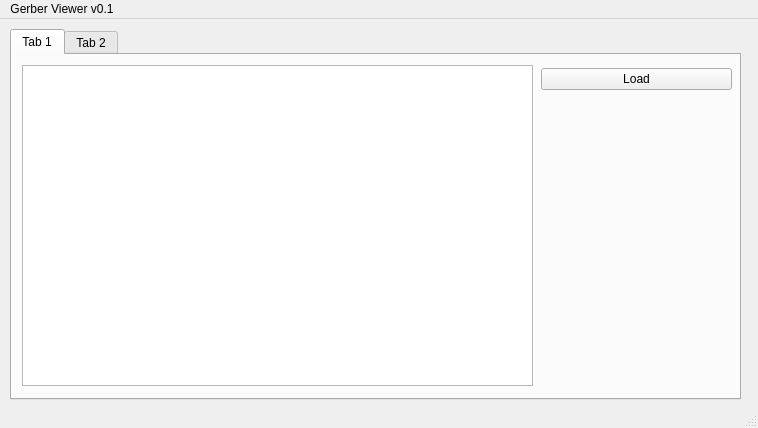
<?xml version="1.0" encoding="UTF-8"?>
<ui version="4.0">
 <class>MainWindow</class>
 <widget class="QMainWindow" name="MainWindow">
  <property name="geometry">
   <rect>
    <x>0</x>
    <y>0</y>
    <width>758</width>
    <height>428</height>
   </rect>
  </property>
  <property name="windowTitle">
   <string>MainWindow</string>
  </property>
  <widget class="QWidget" name="centralwidget">
   <widget class="QTabWidget" name="tabsWidget">
    <property name="geometry">
     <rect>
      <x>10</x>
      <y>10</y>
      <width>731</width>
      <height>371</height>
     </rect>
    </property>
    <property name="currentIndex">
     <number>0</number>
    </property>
    <widget class="QWidget" name="tab_1">
     <attribute name="title">
      <string>Tab 1</string>
     </attribute>
     <widget class="QWidget" name="horizontalLayoutWidget">
      <property name="geometry">
       <rect>
        <x>10</x>
        <y>10</y>
        <width>511</width>
        <height>321</height>
       </rect>
      </property>
      <layout class="QHBoxLayout" name="horizontalLayout_3">
       <item>
        <widget class="QGraphicsView" name="canvas"/>
       </item>
      </layout>
     </widget>
     <widget class="QWidget" name="horizontalLayoutWidget_2">
      <property name="geometry">
       <rect>
        <x>529</x>
        <y>49</y>
        <width>191</width>
        <height>281</height>
       </rect>
      </property>
      <layout class="QHBoxLayout" name="horizontalLayout_4"/>
     </widget>
     <widget class="QWidget" name="verticalLayoutWidget">
      <property name="geometry">
       <rect>
        <x>529</x>
        <y>9</y>
        <width>191</width>
        <height>31</height>
       </rect>
      </property>
      <layout class="QVBoxLayout" name="verticalLayout">
       <item>
        <widget class="QPushButton" name="LoadGerberFile">
         <property name="text">
          <string>Load</string>
         </property>
        </widget>
       </item>
      </layout>
     </widget>
    </widget>
    <widget class="QWidget" name="tab_2">
     <attribute name="title">
      <string>Tab 2</string>
     </attribute>
     <widget class="QTableWidget" name="FeederTable">
      <property name="geometry">
       <rect>
        <x>0</x>
        <y>0</y>
        <width>611</width>
        <height>331</height>
       </rect>
      </property>
      <row/>
      <row/>
      <row/>
      <column>
       <property name="text">
        <string>Id</string>
       </property>
      </column>
      <column>
       <property name="text">
        <string>Feeder Type[mm]</string>
       </property>
      </column>
      <column>
       <property name="text">
        <string>Code</string>
       </property>
      </column>
      <column>
       <property name="text">
        <string>Label</string>
       </property>
      </column>
      <column>
       <property name="text">
        <string>Skip</string>
       </property>
      </column>
     </widget>
     <widget class="QPushButton" name="ImportButton">
      <property name="geometry">
       <rect>
        <x>620</x>
        <y>20</y>
        <width>80</width>
        <height>25</height>
       </rect>
      </property>
      <property name="text">
       <string>Import</string>
      </property>
     </widget>
     <widget class="QPushButton" name="SaveButton">
      <property name="geometry">
       <rect>
        <x>620</x>
        <y>60</y>
        <width>80</width>
        <height>25</height>
       </rect>
      </property>
      <property name="text">
       <string>Save</string>
      </property>
     </widget>
     <widget class="QPushButton" name="ReloadButton">
      <property name="geometry">
       <rect>
        <x>620</x>
        <y>100</y>
        <width>80</width>
        <height>25</height>
       </rect>
      </property>
      <property name="text">
       <string>Reload</string>
      </property>
     </widget>
    </widget>
   </widget>
  </widget>
  <widget class="QMenuBar" name="menubar">
   <property name="geometry">
    <rect>
     <x>0</x>
     <y>0</y>
     <width>758</width>
     <height>22</height>
    </rect>
   </property>
   <widget class="QMenu" name="menuGerber_Viewer_v0_1">
    <property name="title">
     <string>Gerber Viewer v0.1</string>
    </property>
   </widget>
   <addaction name="menuGerber_Viewer_v0_1"/>
  </widget>
  <widget class="QStatusBar" name="statusbar"/>
 </widget>
 <resources/>
 <connections/>
</ui>
